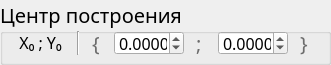
           <widget class="QGroupBox" name="groupBox_line">
            <property name="minimumSize">
             <size>
              <width>331</width>
              <height>65</height>
             </size>
            </property>
            <property name="maximumSize">
             <size>
              <width>331</width>
              <height>65</height>
             </size>
            </property>
            <property name="font">
             <font>
              <family>Futura</family>
              <pointsize>15</pointsize>
             </font>
            </property>
            <property name="toolTip">
             <string/>
            </property>
            <property name="statusTip">
             <string>Центр построения фигур</string>
            </property>
            <property name="title">
             <string>Центр построения</string>
            </property>
            <property name="flat">
             <bool>false</bool>
            </property>
            <property name="checkable">
             <bool>false</bool>
            </property>
            <widget class="QWidget" name="">
             <property name="geometry">
              <rect>
               <x>10</x>
               <y>30</y>
               <width>309</width>
               <height>26</height>
              </rect>
             </property>
             <layout class="QGridLayout" name="gridLayout_2">
              <item row="0" column="4">
               <widget class="QLabel" name="label_6">
                <property name="minimumSize">
                 <size>
                  <width>10</width>
                  <height>24</height>
                 </size>
                </property>
                <property name="maximumSize">
                 <size>
                  <width>10</width>
                  <height>24</height>
                 </size>
                </property>
                <property name="styleSheet">
                 <string notr="true">color: rgb(108, 108, 108);</string>
                </property>
                <property name="text">
                 <string>;</string>
                </property>
               </widget>
              </item>
              <item row="0" column="3">
               <widget class="QDoubleSpinBox" name="doubleSpinBox_xc">
                <property name="minimumSize">
                 <size>
                  <width>70</width>
                  <height>24</height>
                 </size>
                </property>
                <property name="maximumSize">
                 <size>
                  <width>70</width>
                  <height>24</height>
                 </size>
                </property>
                <property name="font">
                 <font>
                  <pointsize>12</pointsize>
                 </font>
                </property>
                <property name="toolTip">
                 <string>Коорд-та Х начала отрезка</string>
                </property>
                <property name="statusTip">
                 <string>Введите координату X</string>
                </property>
                <property name="decimals">
                 <number>4</number>
                </property>
                <property name="minimum">
                 <double>-1000.000000000000000</double>
                </property>
                <property name="maximum">
                 <double>1000.000000000000000</double>
                </property>
               </widget>
              </item>
              <item row="0" column="1">
               <widget class="Line" name="line_15">
                <property name="minimumSize">
                 <size>
                  <width>3</width>
                  <height>24</height>
                 </size>
                </property>
                <property name="maximumSize">
                 <size>
                  <width>3</width>
                  <height>24</height>
                 </size>
                </property>
                <property name="orientation">
                 <enum>Qt::Vertical</enum>
                </property>
               </widget>
              </item>
              <item row="0" column="2">
               <widget class="QLabel" name="label_4">
                <property name="minimumSize">
                 <size>
                  <width>10</width>
                  <height>24</height>
                 </size>
                </property>
                <property name="maximumSize">
                 <size>
                  <width>10</width>
                  <height>24</height>
                 </size>
                </property>
                <property name="styleSheet">
                 <string notr="true">color: rgb(108, 108, 108);</string>
                </property>
                <property name="text">
                 <string>{</string>
                </property>
               </widget>
              </item>
              <item row="0" column="5">
               <widget class="QDoubleSpinBox" name="doubleSpinBox_yc">
                <property name="minimumSize">
                 <size>
                  <width>70</width>
                  <height>24</height>
                 </size>
                </property>
                <property name="maximumSize">
                 <size>
                  <width>70</width>
                  <height>24</height>
                 </size>
                </property>
                <property name="font">
                 <font>
                  <pointsize>12</pointsize>
                 </font>
                </property>
                <property name="toolTip">
                 <string>Коорд-та Y начала отрезка</string>
                </property>
                <property name="statusTip">
                 <string>Введите координату Y</string>
                </property>
                <property name="decimals">
                 <number>4</number>
                </property>
                <property name="minimum">
                 <double>-1000.000000000000000</double>
                </property>
                <property name="maximum">
                 <double>1000.000000000000000</double>
                </property>
               </widget>
              </item>
              <item row="0" column="0">
               <widget class="QLabel" name="label_2">
                <property name="minimumSize">
                 <size>
                  <width>49</width>
                  <height>21</height>
                 </size>
                </property>
                <property name="maximumSize">
                 <size>
                  <width>49</width>
                  <height>21</height>
                 </size>
                </property>
                <property name="font">
                 <font>
                  <family>Futura</family>
                  <pointsize>12</pointsize>
                 </font>
                </property>
                <property name="statusTip">
                 <string>Координаты центра построения</string>
                </property>
                <property name="text">
                 <string>{ X₀ ; Y₀ }</string>
                </property>
                <property name="alignment">
                 <set>Qt::AlignCenter</set>
                </property>
               </widget>
              </item>
              <item row="0" column="6">
               <widget class="QLabel" name="label_8">
                <property name="minimumSize">
                 <size>
                  <width>10</width>
                  <height>24</height>
                 </size>
                </property>
                <property name="maximumSize">
                 <size>
                  <width>10</width>
                  <height>24</height>
                 </size>
                </property>
                <property name="styleSheet">
                 <string notr="true">color: rgb(108, 108, 108);</string>
                </property>
                <property name="text">
                 <string>}</string>
                </property>
               </widget>
              </item>
             </layout>
            </widget>
           </widget>
